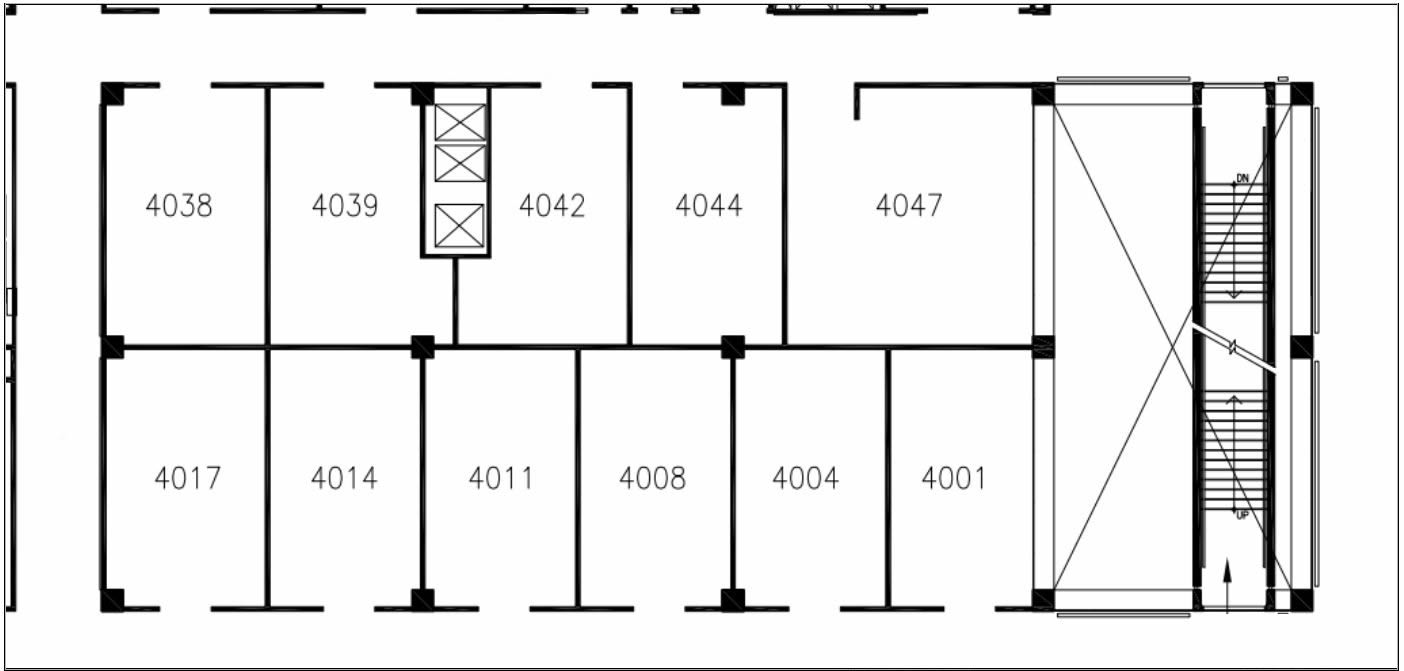
#> input picture data/pic.JPG, 1404 x 671 px, found by its file name
$ python AStar_Search.py
#> lines starting #> are read from the running program, lines starting #| are printed output that depends on the picture; after the words box and inside, x2 and y2 are one past the last pixel; in counts of white or black regions, pixels touching at a corner belong together
from __future__ import print_function
import matplotlib.pyplot as plt
import cv2
import numpy as np

class AStarGraph(object):
    #Define a class board like grid with two barriers
    global blockCost
    blockCost = 10000
    def __init__(self, r, c):
        self.barriers = []
        self.barriers.append([])
        self.gridCol = c
        self.gridRows = r
        # self.barriers.append([(2,1),(1,1),(2,4),(2,5),(2,6),(3,6),(4,6),(5,6),(5,5),(5,4),(5,3),(5,2),(4,2),(10,6)])

    def addBarrier(self,x, y):
        self.barriers[0].append((x,y))

    def getBarrier(self,x,y):
        return self.barriers;

    # [80 lines left out: functions heuristic, get_vertex_neighbours, move_cost, AStarSearch, not called in this run]

if __name__=="__main__":
    # Load the image & resize
    img_large = cv2.imread('data/pic.JPG',0)
#> img_large is the input picture: shape (671, 1404); min 0, max 255, mean 232.8
    img = cv2.resize(img_large, (0,0), fx=0.25, fy=0.25)
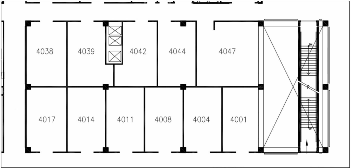
#> img: shape (168, 351); min 0, max 255, mean 232.9

    # Blur the image and convert to array
    blurred = cv2.GaussianBlur(img,(5,5),0)
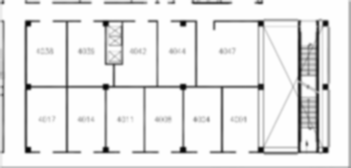
#> blurred: shape (168, 351); min 4, max 254, mean 233
    laplacian = cv2.Canny(blurred, 50, 200, 255)
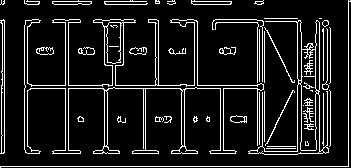
#> laplacian: shape (168, 351); 10.8% white in thin lines or dots
    num_rows = len(laplacian)
#> num_rows = 168
    num_columns = len(laplacian[0])
#> num_columns = 351

    # create a graph with the required columns and rows
    graph = AStarGraph(num_columns, num_rows)
#> in __init__, `self.gridCol = c`: self.gridCol = 168
#> in __init__, `self.gridRows = r`: self.gridRows = 351

    # filter the array to limit to 1s and 0s
    # Add all zero indexes to barriers list in graph
    for i in range(num_rows):
        for j in range(num_columns):
            if laplacian[i][j] <= 10:
                laplacian[i][j] = 1
            else:
                laplacian[i][j] = 0
                graph.addBarrier(i,j)
#> laplacian: shape (168, 351); values 0 (black) and 1 (white), 89.2% white; black in thin lines or dots

    # [29 lines of commented-out code are left out]
    for barrier in graph.barriers:
        plt.scatter([v[0] for v in barrier], [v[1] for v in barrier], c='black')
#> this loop made 1 pass

    plt.xlim(0,num_rows)
    plt.ylim(0,num_columns)
    plt.show()
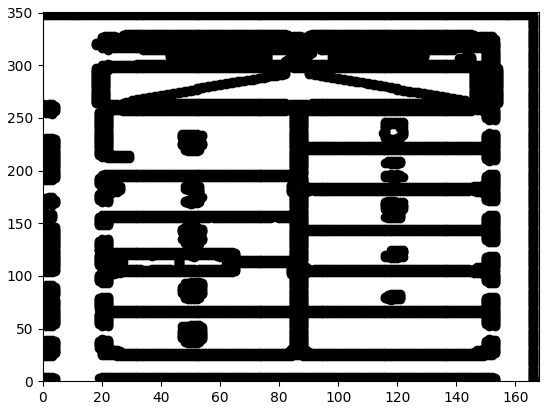
#> figure drawn by matplotlib, 1 panel

$ run again, with data/dc_3rd.JPG copied over data/pic.JPG
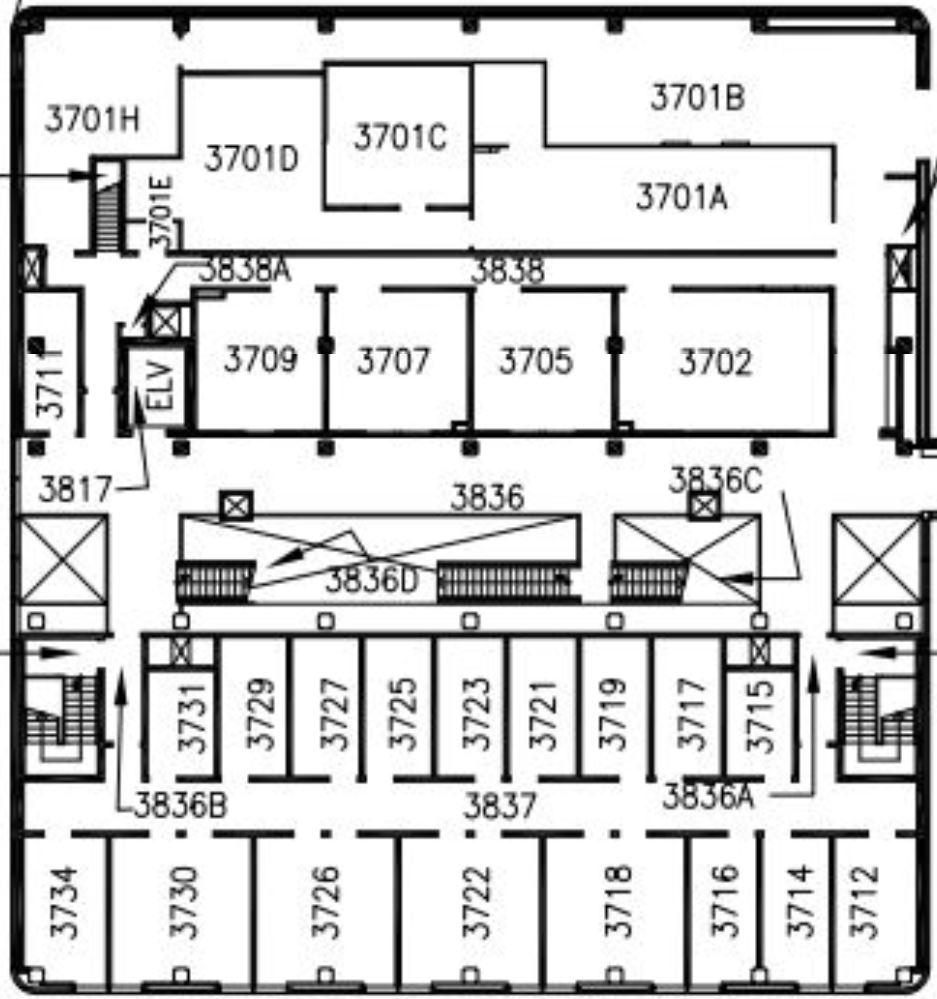
#> input picture data/dc_3rd.JPG, 937 x 999 px, found by its file name
#> img_large is the input picture: shape (999, 937); min 0, max 255, mean 205
#> `laplacian = cv2.Canny(blurred, 50, 200, 255)`:
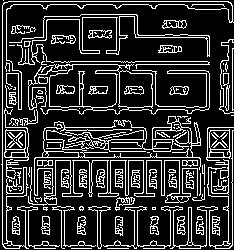
#> laplacian: shape (250, 234); 20% white in thin lines or dots
#> num_rows = 250
#> num_columns = 234
#> self.gridCol = 250
#> self.gridRows = 234
#> the loop `for barrier in graph.barriers:` made 1 pass
#> `plt.show()`:
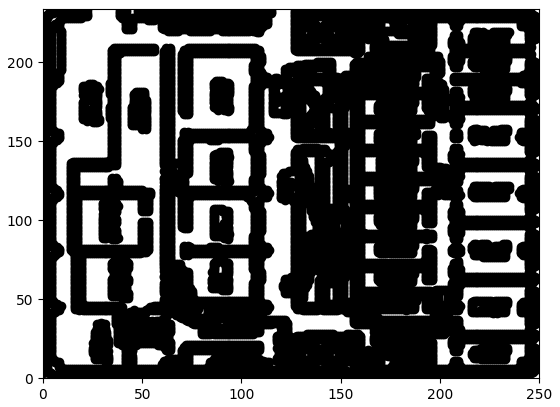
#> figure drawn by matplotlib, 1 panel

$ run again, with data/e5_4f.jpg copied over data/pic.JPG
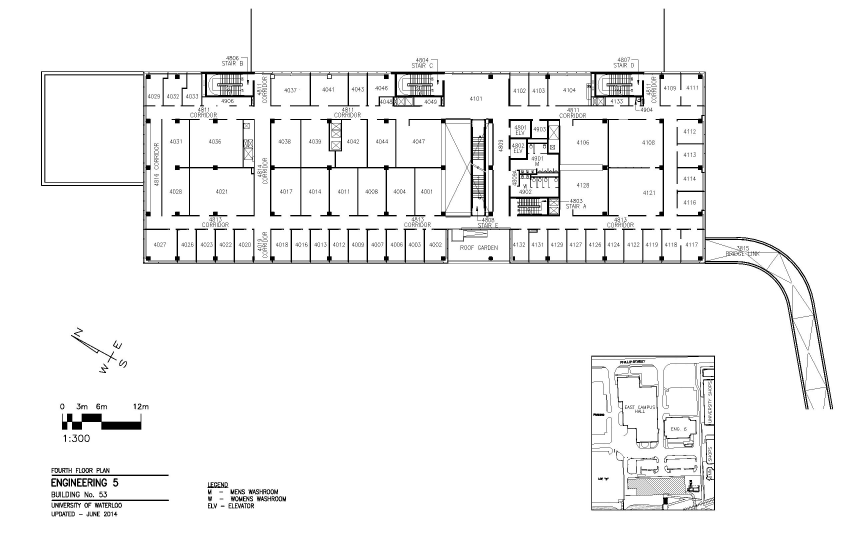
#> input picture data/e5_4f.jpg, 2550 x 1650 px, found by its file name (shown at 1/3 size)
#> img_large is the input picture: shape (1650, 2550); min 0, max 255, mean 243.9
#> `laplacian = cv2.Canny(blurred, 50, 200, 255)`:
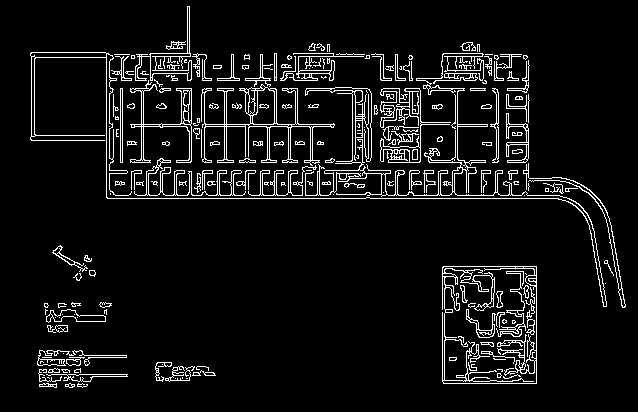
#> laplacian: shape (412, 638); 7% white in thin lines or dots, all inside (x1, y1, x2, y2) = (30, 6, 626, 388)
#> num_rows = 412
#> num_columns = 638
#> self.gridCol = 412
#> self.gridRows = 638
#> the loop `for barrier in graph.barriers:` made 1 pass
#> `plt.show()`:
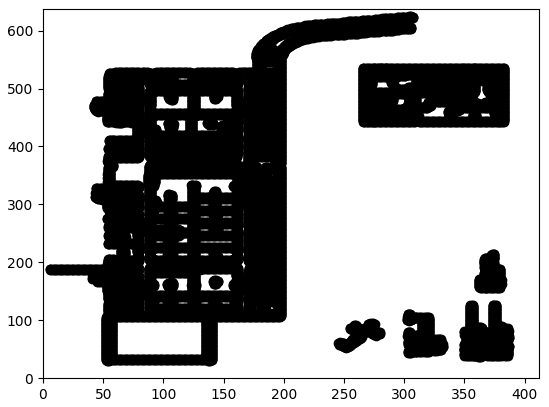
#> figure drawn by matplotlib, 1 panel
